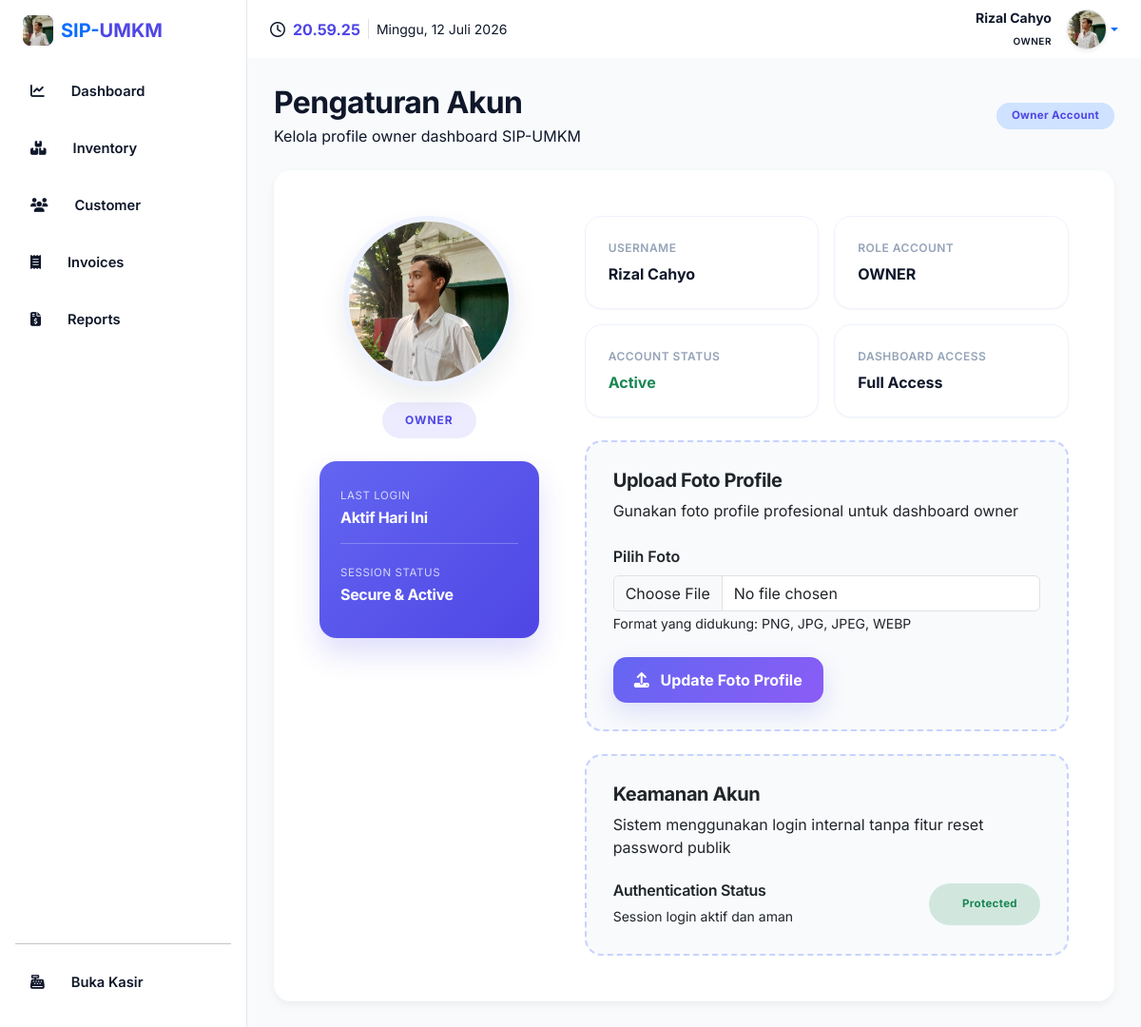
Screenshot of /owner/account/ (signed in) with the database file from the repository.
### models/entities.py (models this page shows, shortened)
class User(db.Model, UserMixin):
    __tablename__ = 'user'
    id = db.Column(
        db.Integer,
        primary_key=True
    )
    username = db.Column(
        db.String(50),
        unique=True,
        nullable=False,
        index=True
    )
    password = db.Column(
        db.String(255),
        nullable=False
    )
    role = db.Column(
        db.String(20),
        nullable=False
    )
    profile_image = db.Column(
        db.String(255),
        nullable=True,
        default='default.png'
    )
    transactions = db.relationship(
        'Transaction',
        backref='cashier',
        lazy=True
    )

### routes/account_routes.py (the view, shortened to what this page needs)
@account_bp.route(
    '/',
    methods=['GET', 'POST']
)
@login_required
def settings():
    try:
        logger.info(
            f'ACCOUNT SETTINGS ACCESS | '
            f'USER: {current_user.username}'
        )
        return render_template(
            'owner/account.html'
        )
    except Exception as error:
        logger.error(
            f'ACCOUNT SETTINGS ERROR | '
            f'{str(error)}'
        )
        flash(
            'Terjadi kesalahan sistem.',
            'danger'
        )
        return redirect(
            url_for('owner.dashboard')
        )

### app.py (called while the page is built)
@login_manager.user_loader
def load_user(user_id):
    try:
        return db.session.get(
            User,
            int(user_id)
        )
    except Exception as error:
        logger.error(
            f'USER LOAD FAILED | {str(error)}'
        )
        return None

@app.after_request
def add_header(response):
    response.headers["Cache-Control"] = (
        "no-cache, no-store, must-revalidate"
    )
    response.headers["Pragma"] = "no-cache"
    response.headers["Expires"] = "0"
    return response

### templates/owner/account.html (shortened to what this page needs)
{% extends 'owner/base_owner.html' %}
{% block content %}
<div class="dashboard-content">
    <div class="d-flex flex-column flex-md-row align-items-md-center justify-content-between mb-4">
        <div>
            <h2 class="fw-bold mb-1">
                Pengaturan Akun
            </h2>
            <p class="text-muted mb-0">
                Kelola profile owner dashboard SIP-UMKM
            </p>
        </div>
        <div class="mt-3 mt-md-0 d-flex gap-2">
            <span class="badge bg-primary-subtle text-primary px-3 py-2 rounded-pill">
                Owner Account
            </span>
        </div>
    </div>
    <div class="card account-profile-card border-0">
        <div class="card-body p-4 p-lg-5">
            <div class="row g-5 align-items-start">
                <div class="col-lg-4">
                    <div class="text-center">
                        <div class="account-avatar-wrapper">
                            <img
                                id="preview-image"
                                src="{{ url_for(
                                    'static',
                                    filename='uploads/profile/' + (
                                        current_user.profile_image
                                        if current_user.profile_image
                                        else 'default.png'
                                    )
                                ) }}"
                                alt="Profile Image"
                                class="account-avatar"
                            >
                        </div>
                        <div class="account-role-badge mt-3">
                            {{ current_user.role | upper }}
                        </div>
                    </div>
                    <div class="account-session-box mt-4">
                        <small>
                            LAST LOGIN
                        </small>
                        <h6>
                            Aktif Hari Ini
                        </h6>
                        <hr class="border-light opacity-25">
                        <small>
                            SESSION STATUS
                        </small>
                        <h6>
                            Secure & Active
                        </h6>
                    </div>
                </div>
                <div class="col-lg-8">
                    <div class="account-grid mb-4">
                        <div class="account-info-card p-4">
                            <div class="account-info-label">
                                Username
                            </div>
                            <div class="account-info-value">
                                {{ current_user.username }}
                            </div>
                        </div>
                        <div class="account-info-card p-4">
                            <div class="account-info-label">
                                Role Account
                            </div>
                            <div class="account-info-value text-uppercase">
                                {{ current_user.role }}
                            </div>
                        </div>
                        <div class="account-info-card p-4">
                            <div class="account-info-label">
                                Account Status
                            </div>
                            <div class="account-info-value text-success">
                                Active
                            </div>
                        </div>
                        <div class="account-info-card p-4">
                            <div class="account-info-label">
                                Dashboard Access
                            </div>
                            <div class="account-info-value">
                                Full Access
                            </div>
                        </div>
                    </div>
                    <div class="account-upload-box">
                        <div class="mb-4">
                            <h5 class="fw-bold mb-2">
                                Upload Foto Profile
                            </h5>
                            <p class="text-muted mb-0">
                                Gunakan foto profile profesional untuk dashboard owner
                            </p>
                        </div>
                        <form
                            method="POST"
                            enctype="multipart/form-data"
                        >
                            <div class="mb-4">
                                <label class="form-label fw-semibold">
                                    Pilih Foto
                                </label>
                                <input
                                    type="file"
                                    name="profile_image"
                                    id="profileInput"
                                    class="form-control"
                                    accept=".png,.jpg,.jpeg,.webp"
                                    required
                                >
                                <small class="text-muted">
                                    Format yang didukung:
                                    PNG, JPG, JPEG, WEBP
                                </small>
                            </div>
                            <button
                                type="submit"
                                class="account-upload-button"
                            >
                                <i class="fas fa-upload me-2"></i>
                                Update Foto Profile
                            </button>
                        </form>
                    </div>
                    <div class="account-upload-box mt-4">
                        <div class="mb-4">
                            <h5 class="fw-bold mb-2">
                                Keamanan Akun
                            </h5>
                            <p class="text-muted mb-0">
                                Sistem menggunakan login internal tanpa fitur reset password publik
                            </p>
                        </div>
                        <div class="d-flex flex-column flex-md-row gap-3 align-items-md-center justify-content-between">
                            <div>
                                <h6 class="fw-semibold mb-1">
                                    Authentication Status
                                </h6>
                                <small class="text-muted">
                                    Session login aktif dan aman
                                </small>
                            </div>
                            <span class="badge bg-success-subtle text-success px-4 py-3 rounded-pill">
                                Protected
                            </span>
                        </div>
                    </div>
                </div>
            </div>
        </div>
    </div>
</div>
{% endblock %}

### templates/owner/partials/sidebar.html
<div class="d-flex flex-column flex-shrink-0 p-3 bg-white h-100 sidebar-container">
    <a
        href="{{ url_for('owner.dashboard') }}"
        class="d-flex align-items-center mb-4 text-decoration-none px-2"
    >
        <div
            class="brand-icon bg-primary text-white rounded-3 d-flex align-items-center justify-content-center fw-bold me-2"
            style="width: 32px; height: 32px;"
        >
            {% if current_user.profile_image %}
                <img
                    src="{{ url_for(
                        'static',
                        filename='uploads/profile/' + (
                            current_user.profile_image
                            or 'default.png'
                        )
                    ) }}"
                    alt="Owner"
                    class="rounded-3"
                    style="
                        width: 32px;
                        height: 32px;
                        object-fit: cover;
                    "
                    onerror="this.src='/static/uploads/profile/default.png'"
                >
            {% else %}
                {{ current_user.username[0] | upper }}
            {% endif %}
        </div>
        <span class="fs-5 fw-bold text-dark">
            SIP-<span class="text-primary">UMKM</span>
        </span>
    </a>
    <ul class="nav nav-pills flex-column mb-auto gap-1">
        <li>
            <a
                href="{{ url_for('owner.dashboard') }}"
                class="nav-link d-flex align-items-center
                {{ 'active bg-primary text-white'
                    if request.endpoint == 'owner.dashboard'
                    else 'text-dark' }}"
            >
                <i class="fas fa-chart-line me-3"></i>
                Dashboard
            </a>
        </li>
        <li>
            <a
                href="{{ url_for('owner.inventory') }}"
                class="nav-link d-flex align-items-center
                {{ 'active bg-success text-white'
                    if request.endpoint == 'owner.inventory'
                    else 'text-dark' }}"
            >
                <i class="fas fa-boxes-stacked me-3"></i>
                Inventory
            </a>
        </li>
        <li>
            <a
                href="{{ url_for('owner.customer') }}"
                class="nav-link d-flex align-items-center
                {{ 'active bg-info text-white'
                    if request.endpoint == 'owner.customer'
                    else 'text-dark' }}"
            >
                <i class="fas fa-users me-3"></i>
                Customer
            </a>
        </li>
        <li>
            <a
                href="{{ url_for('owner.invoice_history') }}"
                class="nav-link d-flex align-items-center
                {{ 'active bg-dark text-white'
                    if request.endpoint in [
                        'owner.invoice_history',
                        'owner.invoice_detail'
                    ]
                    else 'text-dark' }}"
            >
                <i class="fas fa-receipt me-3"></i>
                Invoices
            </a>
        </li>
        <li>
            <a
                href="{{ url_for('owner.reports') }}"
                class="nav-link d-flex align-items-center
                {{ 'active bg-warning text-dark fw-semibold'
                    if request.endpoint == 'owner.reports'
                    else 'text-dark' }}"
            >
                <i class="fas fa-file-invoice-dollar me-3"></i>
                Reports
            </a>
        </li>
    </ul>
    <hr class="text-muted opacity-25">
    <ul class="nav nav-pills flex-column gap-1">
        <li>
            <a
                href="{{ url_for('cashier.pos') }}"
                class="nav-link d-flex align-items-center text-muted"
            >
                <i class="fas fa-cash-register me-3"></i>
                Buka Kasir
            </a>
        </li>
    </ul>
</div>

### templates/owner/partials/navbar.html (shortened to what this page needs)
<nav class="navbar navbar-expand-lg bg-white px-4 py-2 w-100">
    <div class="container-fluid p-0">
        <div class="navbar-time d-none d-md-flex align-items-center">
            <i class="far fa-clock text-muted me-2"></i>
            <span
                id="owner-clock"
                class="fw-bold text-primary font-number"
            >
            </span>
            <span
                class="text-muted ms-2 small border-start ps-2"
                id="owner-date"
            >
            </span>
        </div>
        <div class="d-flex align-items-center gap-3 ms-auto">
            <div class="text-end d-none d-sm-block">
                <p class="fw-bold m-0 small text-dark">
                    {{ current_user.username }}
                </p>
                <small
                    class="text-muted text-uppercase fw-semibold"
                    style="
                        font-size: 10px;
                        letter-spacing: 0.5px;
                    "
                >
                    {{ current_user.role }}
                </small>
            </div>
            <div class="dropdown">
                <a
                    href="#"
                    class="d-flex align-items-center text-decoration-none dropdown-toggle"
                    data-bs-toggle="dropdown"
                    aria-expanded="false"
                >
                    {% if current_user.profile_image %}
                    <img
                        src="{{ url_for(
                            'static',
                            filename='uploads/profile/' + current_user.profile_image
                        ) }}"
                        alt="Profile"
                        width="42"
                        height="42"
                        class="rounded-circle border shadow-sm"
                        style="object-fit: cover;"
                    >
                    {% endif %}
                </a>
            </div>
        </div>
    </div>
</nav>

### rows the page displays
User: profile_image (picture), username "Rizal Cahyo", role "OWNER"
